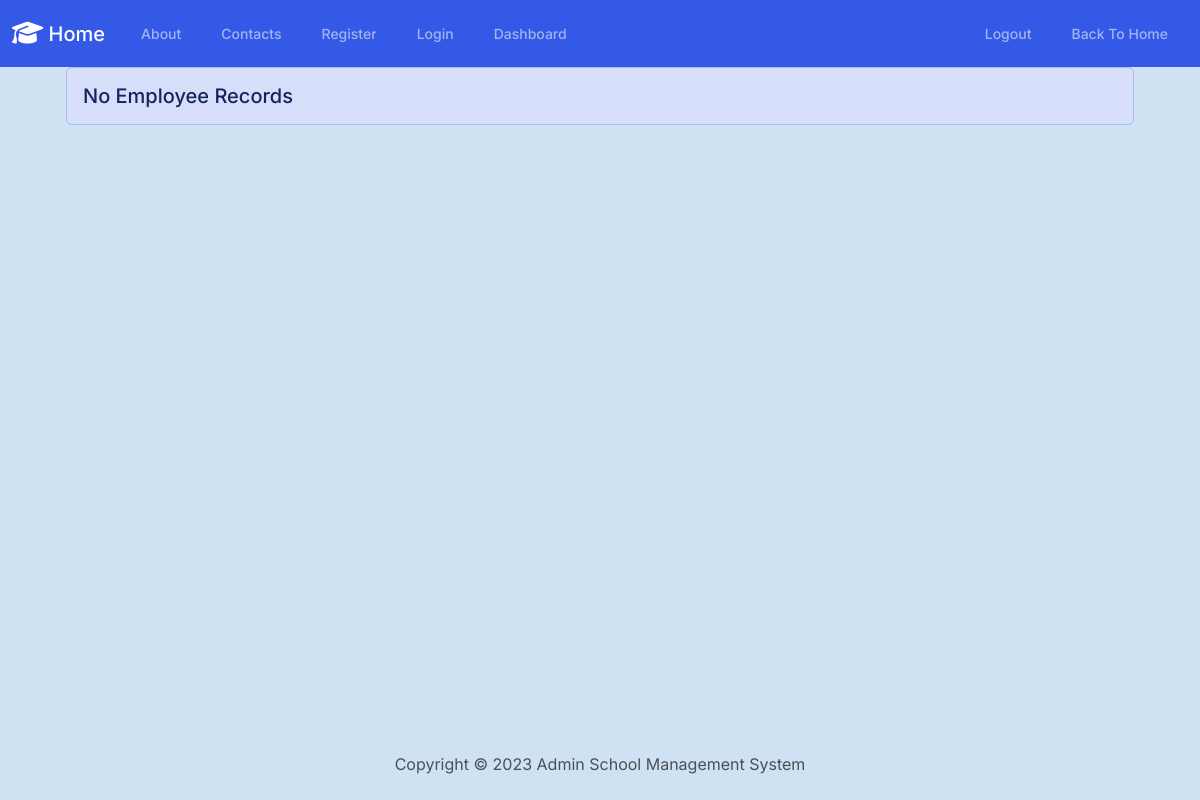
The page /employees/view_employees/ on the database as committed earlier.
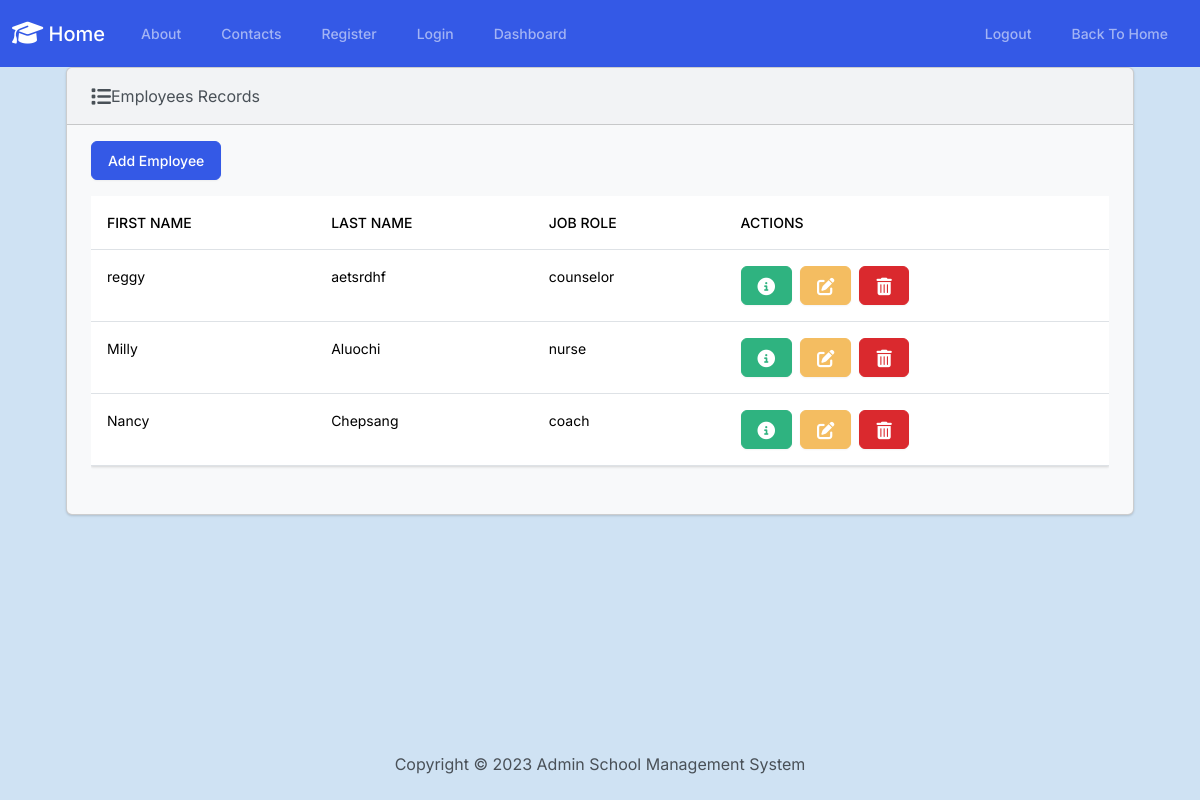
The same page on the database as committed later.
### Employees/models.py (models this page shows, shortened)
class Employee(models.Model):
    firstName = models.CharField(max_length = 50)
    lastName = models.CharField(max_length = 50)
    jobRole = models.CharField(max_length = 50, choices=JOB_ROLES)

### Employees/views.py (the view)
# urls.py: path('view_employees/', views.view_employees, name="view_employees"),
def view_employees(request):
    employees = Employee.objects.all()
    context = {
        "employees": employees
    }
    return render(request, 'employees/view_employees.html', context)

### templates/employees/view_employees.html (shortened to what this page needs)
{% extends "layout.html" %}
{% block content %}
    <div class="row">
        <div class="col-12">
            {% if employees %}
            <div class="card bg-light ms-4 me-4 mb-4">
                <div class="card-header">
                    <i class="fa-solid fa-list fa-lg"></i>Employees Records
                </div>
                <div class="card-body">
                    <p class="card-text">
                        <a href="{% url 'add_employee' %}" class="btn btn-primary">
                            Add Employee</a>
                        <div class="table-responsive">
                            <table class="table table-hover">
                                <thead>
                                    <tr>
                                        <th scope="col">First Name</th>
                                        <th scope="col">Last Name</th>
                                        <th scope="col">Job Role</th>
                                        <th scope="col">Actions</th>
                                    </tr>
                                </thead>
                                <tbody>
                                    {% for employee in employees %}
                                    <tr>
                                        <td>{{ employee.firstName }}</td>
                                        <td>{{ employee.lastName }}</td>
                                        <td>{{ employee.jobRole }}</td>
                                        <td>
                                            <button type="button" class="btn btn-success me-1" data-bs-toggle="modal" data-bs-target="#myModal{{ employee.id }}">
                                            </button>
                                            <a class="btn btn-warning me-1" href="{% url 'edit_employee' employee.id %}">
                                            </a>
                                            <button type="button" class="btn btn-danger" data-bs-toggle="modal" data-bs-target="#delete{{ employee.id }}">
                                            </button>
                                        </td>
                                    </tr>
                                    {% endfor %}
                                </tbody>
                            </table>
                        </div>
                    </p>
                </div>
            </div>
            {% else %}
            <h5 class="alert alert-primary ms-4 me-4">No Employee Records</h5>
            {% endif %}
        </div>
    </div>
{% endblock %}

Rows that differ between the two databases and show on the page:
added Employee: firstName "reggy", lastName "aetsrdhf", jobRole "counselor"
added Employee: firstName "Milly", lastName "Aluochi", jobRole "nurse"
added Employee: firstName "Nancy", lastName "Chepsang", jobRole "coach"
Other text that changed with them:
text no longer shown: "No Employee Records"
text now shown: "Employees Records Add Employee FIRST NAME LAST NAME JOB ROLE ACTIONS"
